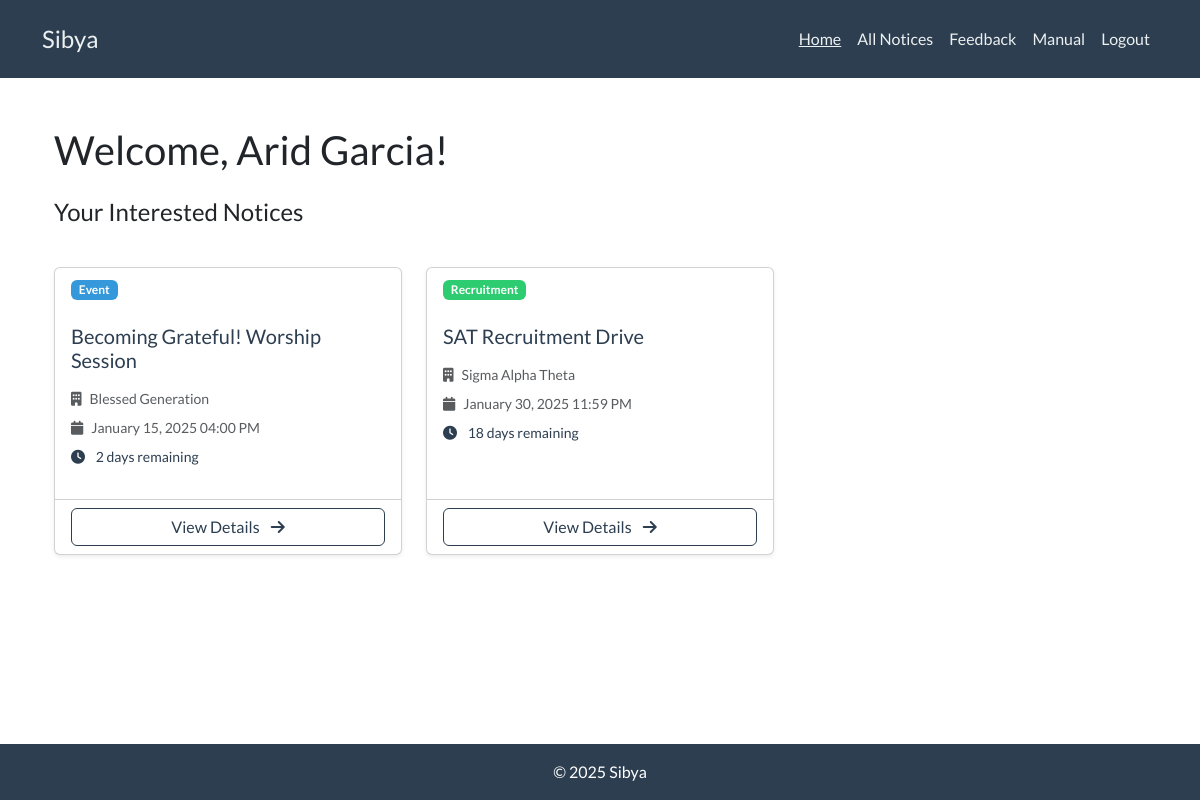
Screenshot of / (signed in) with the database file from the repository.
### sibya/models.py (models this page shows, shortened)
class User(AbstractBaseUser, PermissionsMixin):
    email = models.EmailField(unique=True)
    name = models.CharField(max_length=255)
    is_president = models.BooleanField(default=False)
    is_active = models.BooleanField(default=True)
    is_staff = models.BooleanField(default=False)
    objects = UserManager()
    USERNAME_FIELD = 'email'
    REQUIRED_FIELDS = ['name']

class Notice(models.Model):
    title = models.CharField(max_length=255)
    type = models.CharField(max_length=45, choices=[('Recruitment', 'Recruitment'), ('Event', 'Event')])
    schedule = models.DateTimeField()
    description = models.TextField()
    location = models.CharField(max_length=100)
    organization = models.ForeignKey(Organization, on_delete=models.CASCADE)
    author = models.ForeignKey(User, on_delete=models.CASCADE)
    interested = models.ManyToManyField(User, related_name="interested_participants", blank=True)
    history = HistoricalRecords()

class Organization(models.Model):
    name = models.CharField(max_length=75)
    history = HistoricalRecords()
    def __str__(self):
        return self.name

### sibya/views.py (the view)
# urls.py: path("", views.index, name="index"),
@login_required(login_url="login")
def index(request):
    interested_notices = request.user.interested_participants.all().order_by('schedule')
    return render(request, "index.html", {
        "interested_notices": interested_notices
    })

### sibya/templates/index.html (shortened to what this page needs)
{% extends 'base_layout/base.html' %}
{% block content %}
<div class="container py-4">
    <div class="row mb-4">
        <div class="col-12">
            <div class="d-flex justify-content-between align-items-center flex-wrap gap-3">
                <h2 class="mb-0">Welcome, {{ request.user.name }}!</h2>
            </div>
        </div>
    </div>
    <div class="row mb-4">
        <div class="col-12">
            <h4 class="mb-3">Your Interested Notices</h4>
        </div>
    </div>
    <div class="row row-cols-1 row-cols-md-2 row-cols-lg-3 g-4">
        {% for notice in interested_notices %}
        <div class="col">
            <div class="card h-100 shadow-sm hover-shadow transition">
                <div class="card-header bg-transparent border-0">
                    <span class="badge {% if notice.type == 'Recruitment' %}bg-success{% else %}bg-info{% endif %}">
                        {{ notice.type }}
                    </span>
                </div>
                <div class="card-body">
                    <h5 class="card-title text-primary mb-3">{{ notice.title }}</h5>
                    <div class="mb-3">
                        <small class="text-muted d-block mb-2">
                            <i class="fas fa-building me-2"></i>{{ notice.organization }}
                        </small>
                        <small class="text-muted d-block">
                            <i class="fas fa-calendar me-2"></i>{{ notice.schedule|date:"F d, Y h:i A" }}
                        </small>
                        <small class="text-primary d-block mt-2">
                            <i class="fas fa-clock me-2"></i>
                            <span class="countdown" data-schedule="{{ notice.schedule|date:'c' }}">
                            </span>
                        </small>
                    </div>
                </div>
                <div class="card-footer bg-transparent">
                    <a href="{% url 'view_notice' notice.id %}" class="btn btn-outline-primary w-100">
                        View Details <i class="fas fa-arrow-right ms-2"></i>
                    </a>
                </div>
            </div>
        </div>
        {% endfor %}
    </div>
</div>
{% endblock %}

### sibya/templates/index.html (style rules this page uses)
.transition { transition: all .3s ease; }

### sibya/templates/base_layout/base.html (style rules this page uses)
.bg-success { background-color: #2ecc71 !important; opacity: 1 !important; }

### rows the page displays
User: user.name "Arid Garcia"
Notice: type "Event", title "Becoming Grateful! Worship Session", organization "Blessed Generation", schedule "January 15, 2025 04:00 PM"
Notice: type "Recruitment", title "SAT Recruitment Drive", organization "Sigma Alpha Theta", schedule "January 30, 2025 11:59 PM"
